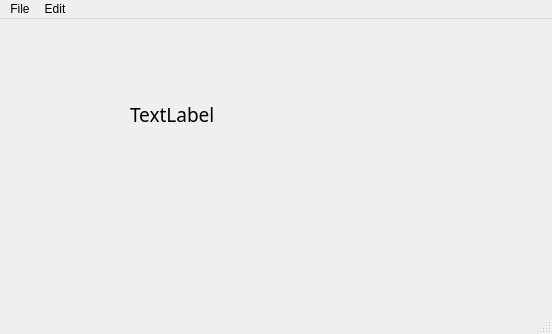
<?xml version="1.0" encoding="UTF-8"?>
<ui version="4.0">
 <class>MainWindow</class>
 <widget class="QMainWindow" name="MainWindow">
  <property name="geometry">
   <rect>
    <x>0</x>
    <y>0</y>
    <width>552</width>
    <height>334</height>
   </rect>
  </property>
  <property name="windowTitle">
   <string>MainWindow</string>
  </property>
  <widget class="QWidget" name="centralwidget">
   <widget class="QLabel" name="label">
    <property name="geometry">
     <rect>
      <x>130</x>
      <y>60</y>
      <width>261</width>
      <height>71</height>
     </rect>
    </property>
    <property name="font">
     <font>
      <family>Ubuntu Light</family>
      <pointsize>14</pointsize>
     </font>
    </property>
    <property name="text">
     <string>TextLabel</string>
    </property>
   </widget>
  </widget>
  <widget class="QMenuBar" name="menubar">
   <property name="geometry">
    <rect>
     <x>0</x>
     <y>0</y>
     <width>552</width>
     <height>22</height>
    </rect>
   </property>
   <widget class="QMenu" name="menuFile">
    <property name="title">
     <string>File</string>
    </property>
    <addaction name="actionNew"/>
    <addaction name="actionSave"/>
    <addaction name="actionCopy"/>
    <addaction name="actionPaste"/>
   </widget>
   <widget class="QMenu" name="menuEdit">
    <property name="title">
     <string>Edit</string>
    </property>
   </widget>
   <addaction name="menuFile"/>
   <addaction name="menuEdit"/>
  </widget>
  <widget class="QStatusBar" name="statusbar"/>
  <action name="actionNew">
   <property name="text">
    <string>New</string>
   </property>
   <property name="statusTip">
    <string>Create new file</string>
   </property>
   <property name="shortcut">
    <string>Ctrl+N</string>
   </property>
  </action>
  <action name="actionSave">
   <property name="text">
    <string>Save</string>
   </property>
  </action>
  <action name="actionCopy">
   <property name="text">
    <string>Copy</string>
   </property>
  </action>
  <action name="actionPaste">
   <property name="text">
    <string>Paste</string>
   </property>
  </action>
 </widget>
 <resources/>
 <connections/>
</ui>
